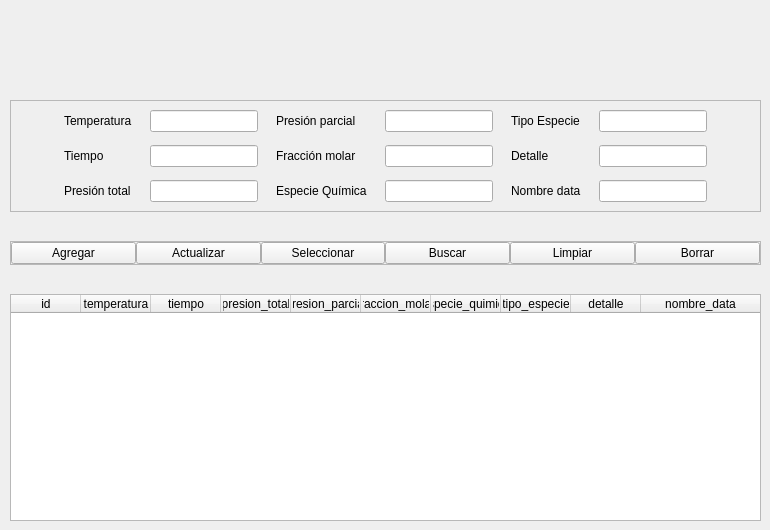
              <widget class="QWidget" name="tab_4">
               <attribute name="title">
                <string>Condiciones Iniciales</string>
               </attribute>
               <widget class="QWidget" name="layoutWidget_3">
                <property name="geometry">
                 <rect>
                  <x>10</x>
                  <y>60</y>
                  <width>751</width>
                  <height>461</height>
                 </rect>
                </property>
                <layout class="QVBoxLayout" name="verticalLayout_9">
                 <item>
                  <layout class="QVBoxLayout" name="verticalLayout_10">
                   <item>
                    <spacer name="verticalSpacer_10">
                     <property name="orientation">
                      <enum>Qt::Vertical</enum>
                     </property>
                     <property name="sizeHint" stdset="0">
                      <size>
                       <width>20</width>
                       <height>40</height>
                      </size>
                     </property>
                    </spacer>
                   </item>
                   <item>
                    <widget class="QFrame" name="datos_frame_2">
                     <property name="frameShape">
                      <enum>QFrame::StyledPanel</enum>
                     </property>
                     <property name="frameShadow">
                      <enum>QFrame::Raised</enum>
                     </property>
                     <layout class="QHBoxLayout" name="horizontalLayout_17">
                      <item>
                       <spacer name="horizontalSpacer_18">
                        <property name="orientation">
                         <enum>Qt::Horizontal</enum>
                        </property>
                        <property name="sizeHint" stdset="0">
                         <size>
                          <width>40</width>
                          <height>20</height>
                         </size>
                        </property>
                       </spacer>
                      </item>
                      <item>
                       <layout class="QHBoxLayout" name="horizontalLayout_18">
                        <property name="spacing">
                         <number>0</number>
                        </property>
                        <item>
                         <layout class="QVBoxLayout" name="verticalLayout_14">
                          <property name="spacing">
                           <number>0</number>
                          </property>
                          <item>
                           <layout class="QHBoxLayout" name="horizontalLayout_19">
                            <property name="spacing">
                             <number>0</number>
                            </property>
                            <item>
                             <widget class="QLabel" name="label_12">
                              <property name="text">
                               <string>Temperatura</string>
                              </property>
                             </widget>
                            </item>
                            <item>
                             <spacer name="horizontalSpacer_19">
                              <property name="orientation">
                               <enum>Qt::Horizontal</enum>
                              </property>
                              <property name="sizeHint" stdset="0">
                               <size>
                                <width>18</width>
                                <height>20</height>
                               </size>
                              </property>
                             </spacer>
                            </item>
                            <item>
                             <widget class="QLineEdit" name="temperatura_ci_edit"/>
                            </item>
                           </layout>
                          </item>
                          <item>
                           <spacer name="verticalSpacer_11">
                            <property name="orientation">
                             <enum>Qt::Vertical</enum>
                            </property>
                            <property name="sizeHint" stdset="0">
                             <size>
                              <width>20</width>
                              <height>13</height>
                             </size>
                            </property>
                           </spacer>
                          </item>
                          <item>
                           <layout class="QHBoxLayout" name="horizontalLayout_20">
                            <property name="spacing">
                             <number>0</number>
                            </property>
                            <item>
                             <widget class="QLabel" name="label_11">
                              <property name="text">
                               <string>Tiempo</string>
                              </property>
                             </widget>
                            </item>
                            <item>
                             <spacer name="horizontalSpacer_20">
                              <property name="orientation">
                               <enum>Qt::Horizontal</enum>
                              </property>
                              <property name="sizeHint" stdset="0">
                               <size>
                                <width>18</width>
                                <height>20</height>
                               </size>
                              </property>
                             </spacer>
                            </item>
                            <item>
                             <widget class="QLineEdit" name="tiempo_ci_edit"/>
                            </item>
                           </layout>
                          </item>
                          <item>
                           <spacer name="verticalSpacer_12">
                            <property name="orientation">
                             <enum>Qt::Vertical</enum>
                            </property>
                            <property name="sizeHint" stdset="0">
                             <size>
                              <width>20</width>
                              <height>13</height>
                             </size>
                            </property>
                           </spacer>
                          </item>
                          <item>
                           <layout class="QHBoxLayout" name="horizontalLayout_21">
                            <property name="spacing">
                             <number>0</number>
                            </property>
                            <item>
                             <widget class="QLabel" name="label_14">
                              <property name="text">
                               <string>Presión total</string>
                              </property>
                             </widget>
                            </item>
                            <item>
                             <spacer name="horizontalSpacer_30">
                              <property name="orientation">
                               <enum>Qt::Horizontal</enum>
                              </property>
                              <property name="sizeHint" stdset="0">
                               <size>
                                <width>18</width>
                                <height>20</height>
                               </size>
                              </property>
                             </spacer>
                            </item>
                            <item>
                             <widget class="QLineEdit" name="presion_total_ci_edit"/>
                            </item>
                           </layout>
                          </item>
                         </layout>
                        </item>
                        <item>
                         <spacer name="horizontalSpacer_31">
                          <property name="orientation">
                           <enum>Qt::Horizontal</enum>
                          </property>
                          <property name="sizeHint" stdset="0">
                           <size>
                            <width>18</width>
                            <height>20</height>
                           </size>
                          </property>
                         </spacer>
                        </item>
                        <item>
                         <layout class="QVBoxLayout" name="verticalLayout_15">
                          <property name="spacing">
                           <number>0</number>
                          </property>
                          <item>
                           <layout class="QHBoxLayout" name="horizontalLayout_30">
                            <property name="spacing">
                             <number>0</number>
                            </property>
                            <item>
                             <widget class="QLabel" name="label_15">
                              <property name="text">
                               <string>Presión parcial</string>
                              </property>
                             </widget>
                            </item>
                            <item>
                             <spacer name="horizontalSpacer_32">
                              <property name="orientation">
                               <enum>Qt::Horizontal</enum>
                              </property>
                              <property name="sizeHint" stdset="0">
                               <size>
                                <width>18</width>
                                <height>20</height>
                               </size>
                              </property>
                             </spacer>
                            </item>
                            <item>
                             <widget class="QLineEdit" name="presion_parcial_ci_edit"/>
                            </item>
                           </layout>
                          </item>
                          <item>
                           <spacer name="verticalSpacer_13">
                            <property name="orientation">
                             <enum>Qt::Vertical</enum>
                            </property>
                            <property name="sizeHint" stdset="0">
                             <size>
                              <width>20</width>
                              <height>13</height>
                             </size>
                            </property>
                           </spacer>
                          </item>
                          <item>
                           <layout class="QHBoxLayout" name="horizontalLayout_31">
                            <property name="spacing">
                             <number>0</number>
                            </property>
                            <item>
                             <widget class="QLabel" name="label_16">
                              <property name="text">
                               <string>Fracción molar</string>
                              </property>
                             </widget>
                            </item>
                            <item>
                             <spacer name="horizontalSpacer_33">
                              <property name="orientation">
                               <enum>Qt::Horizontal</enum>
                              </property>
                              <property name="sizeHint" stdset="0">
                               <size>
                                <width>18</width>
                                <height>20</height>
                               </size>
                              </property>
                             </spacer>
                            </item>
                            <item>
                             <widget class="QLineEdit" name="fraccion_molar_ci_edit"/>
                            </item>
                           </layout>
                          </item>
                          <item>
                           <spacer name="verticalSpacer_17">
                            <property name="orientation">
                             <enum>Qt::Vertical</enum>
                            </property>
                            <property name="sizeHint" stdset="0">
                             <size>
                              <width>20</width>
                              <height>13</height>
                             </size>
                            </property>
                           </spacer>
                          </item>
                          <item>
                           <layout class="QHBoxLayout" name="horizontalLayout_32">
                            <property name="spacing">
                             <number>0</number>
                            </property>
                            <item>
                             <widget class="QLabel" name="label_19">
                              <property name="text">
                               <string>Especie Química</string>
                              </property>
                             </widget>
                            </item>
                            <item>
                             <spacer name="horizontalSpacer_34">
                              <property name="orientation">
                               <enum>Qt::Horizontal</enum>
                              </property>
                              <property name="sizeHint" stdset="0">
                               <size>
                                <width>18</width>
                                <height>20</height>
                               </size>
                              </property>
                             </spacer>
                            </item>
                            <item>
                             <widget class="QLineEdit" name="especie_quimica_ci_edit"/>
                            </item>
                           </layout>
                          </item>
                         </layout>
                        </item>
                        <item>
                         <spacer name="horizontalSpacer_35">
                          <property name="orientation">
                           <enum>Qt::Horizontal</enum>
                          </property>
                          <property name="sizeHint" stdset="0">
                           <size>
                            <width>18</width>
                            <height>20</height>
                           </size>
                          </property>
                         </spacer>
                        </item>
                        <item>
                         <layout class="QVBoxLayout" name="verticalLayout_16">
                          <property name="spacing">
                           <number>0</number>
                          </property>
                          <item>
                           <layout class="QHBoxLayout" name="horizontalLayout_33">
                            <property name="spacing">
                             <number>0</number>
                            </property>
                            <item>
                             <widget class="QLabel" name="label_18">
                              <property name="text">
                               <string>Tipo Especie</string>
                              </property>
                             </widget>
                            </item>
                            <item>
                             <spacer name="horizontalSpacer_36">
                              <property name="orientation">
                               <enum>Qt::Horizontal</enum>
                              </property>
                              <property name="sizeHint" stdset="0">
                               <size>
                                <width>18</width>
                                <height>20</height>
                               </size>
                              </property>
                             </spacer>
                            </item>
                            <item>
                             <widget class="QLineEdit" name="tipo_especie_ci_edit"/>
                            </item>
                           </layout>
                          </item>
                          <item>
                           <spacer name="verticalSpacer_18">
                            <property name="orientation">
                             <enum>Qt::Vertical</enum>
                            </property>
                            <property name="sizeHint" stdset="0">
                             <size>
                              <width>20</width>
                              <height>13</height>
                             </size>
                            </property>
                           </spacer>
                          </item>
                          <item>
                           <layout class="QHBoxLayout" name="horizontalLayout_34">
                            <property name="spacing">
                             <number>0</number>
                            </property>
                            <item>
                             <widget class="QLabel" name="label_13">
                              <property name="text">
                               <string>Detalle</string>
                              </property>
                             </widget>
                            </item>
                            <item>
                             <spacer name="horizontalSpacer_37">
                              <property name="orientation">
                               <enum>Qt::Horizontal</enum>
                              </property>
                              <property name="sizeHint" stdset="0">
                               <size>
                                <width>18</width>
                                <height>20</height>
                               </size>
                              </property>
                             </spacer>
                            </item>
                            <item>
                             <widget class="QLineEdit" name="detalle_ci_edit"/>
                            </item>
                           </layout>
                          </item>
                          <item>
                           <spacer name="verticalSpacer_19">
                            <property name="orientation">
                             <enum>Qt::Vertical</enum>
                            </property>
                            <property name="sizeHint" stdset="0">
                             <size>
                              <width>20</width>
                              <height>13</height>
                             </size>
                            </property>
                           </spacer>
                          </item>
                          <item>
                           <layout class="QHBoxLayout" name="horizontalLayout_35">
                            <property name="spacing">
                             <number>0</number>
                            </property>
                            <item>
                             <widget class="QLabel" name="label_17">
                              <property name="text">
                               <string>Nombre data</string>
                              </property>
                             </widget>
                            </item>
                            <item>
                             <spacer name="horizontalSpacer_38">
                              <property name="orientation">
                               <enum>Qt::Horizontal</enum>
                              </property>
                              <property name="sizeHint" stdset="0">
                               <size>
                                <width>18</width>
                                <height>20</height>
                               </size>
                              </property>
                             </spacer>
                            </item>
                            <item>
                             <widget class="QLineEdit" name="nombre_data_ci_edit"/>
                            </item>
                           </layout>
                          </item>
                         </layout>
                        </item>
                       </layout>
                      </item>
                      <item>
                       <spacer name="horizontalSpacer_39">
                        <property name="orientation">
                         <enum>Qt::Horizontal</enum>
                        </property>
                        <property name="sizeHint" stdset="0">
                         <size>
                          <width>40</width>
                          <height>20</height>
                         </size>
                        </property>
                       </spacer>
                      </item>
                     </layout>
                    </widget>
                   </item>
                   <item>
                    <spacer name="verticalSpacer_20">
                     <property name="orientation">
                      <enum>Qt::Vertical</enum>
                     </property>
                     <property name="sizeHint" stdset="0">
                      <size>
                       <width>20</width>
                       <height>18</height>
                      </size>
                     </property>
                    </spacer>
                   </item>
                   <item>
                    <widget class="QFrame" name="funciones_frame_ci">
                     <property name="frameShape">
                      <enum>QFrame::StyledPanel</enum>
                     </property>
                     <property name="frameShadow">
                      <enum>QFrame::Raised</enum>
                     </property>
                     <layout class="QHBoxLayout" name="horizontalLayout_36">
                      <property name="spacing">
                       <number>0</number>
                      </property>
                      <property name="leftMargin">
                       <number>0</number>
                      </property>
                      <property name="topMargin">
                       <number>0</number>
                      </property>
                      <property name="rightMargin">
                       <number>0</number>
                      </property>
                      <property name="bottomMargin">
                       <number>0</number>
                      </property>
                      <item>
                       <widget class="QPushButton" name="agregar_ci_btn">
                        <property name="text">
                         <string>Agregar</string>
                        </property>
                       </widget>
                      </item>
                      <item>
                       <widget class="QPushButton" name="actualizar_ci_btn">
                        <property name="text">
                         <string>Actualizar</string>
                        </property>
                       </widget>
                      </item>
                      <item>
                       <widget class="QPushButton" name="seleccionar_ci_btn">
                        <property name="text">
                         <string>Seleccionar</string>
                        </property>
                       </widget>
                      </item>
                      <item>
                       <widget class="QPushButton" name="buscar_ci_btn">
                        <property name="text">
                         <string>Buscar</string>
                        </property>
                       </widget>
                      </item>
                      <item>
                       <widget class="QPushButton" name="limpiar_ci_btn">
                        <property name="text">
                         <string>Limpiar</string>
                        </property>
                       </widget>
                      </item>
                      <item>
                       <widget class="QPushButton" name="borrar_ci_btn">
                        <property name="text">
                         <string>Borrar</string>
                        </property>
                       </widget>
                      </item>
                     </layout>
                    </widget>
                   </item>
                   <item>
                    <spacer name="verticalSpacer_21">
                     <property name="orientation">
                      <enum>Qt::Vertical</enum>
                     </property>
                     <property name="sizeHint" stdset="0">
                      <size>
                       <width>20</width>
                       <height>18</height>
                      </size>
                     </property>
                    </spacer>
                   </item>
                  </layout>
                 </item>
                 <item>
                  <layout class="QVBoxLayout" name="verticalLayout_17">
                   <property name="spacing">
                    <number>0</number>
                   </property>
                   <item>
                    <widget class="QTableWidget" name="condiciones_iniciales_tabla">
                     <property name="focusPolicy">
                      <enum>Qt::NoFocus</enum>
                     </property>
                     <property name="showGrid">
                      <bool>false</bool>
                     </property>
                     <attribute name="horizontalHeaderMinimumSectionSize">
                      <number>50</number>
                     </attribute>
                     <attribute name="horizontalHeaderDefaultSectionSize">
                      <number>70</number>
                     </attribute>
                     <attribute name="horizontalHeaderStretchLastSection">
                      <bool>true</bool>
                     </attribute>
                     <attribute name="verticalHeaderVisible">
                      <bool>false</bool>
                     </attribute>
                     <column>
                      <property name="text">
                       <string>id</string>
                      </property>
                     </column>
                     <column>
                      <property name="text">
                       <string>temperatura</string>
                      </property>
                     </column>
                     <column>
                      <property name="text">
                       <string>tiempo</string>
                      </property>
                     </column>
                     <column>
                      <property name="text">
                       <string>presion_total</string>
                      </property>
                     </column>
                     <column>
                      <property name="text">
                       <string>presion_parcial</string>
                      </property>
                     </column>
                     <column>
                      <property name="text">
                       <string>fraccion_molar</string>
                      </property>
                     </column>
                     <column>
                      <property name="text">
                       <string>especie_quimica</string>
                      </property>
                     </column>
                     <column>
                      <property name="text">
                       <string>tipo_especie</string>
                      </property>
                     </column>
                     <column>
                      <property name="text">
                       <string>detalle</string>
                      </property>
                     </column>
                     <column>
                      <property name="text">
                       <string>nombre_data</string>
                      </property>
                     </column>
                    </widget>
                   </item>
                  </layout>
                 </item>
                </layout>
               </widget>
              </widget>
